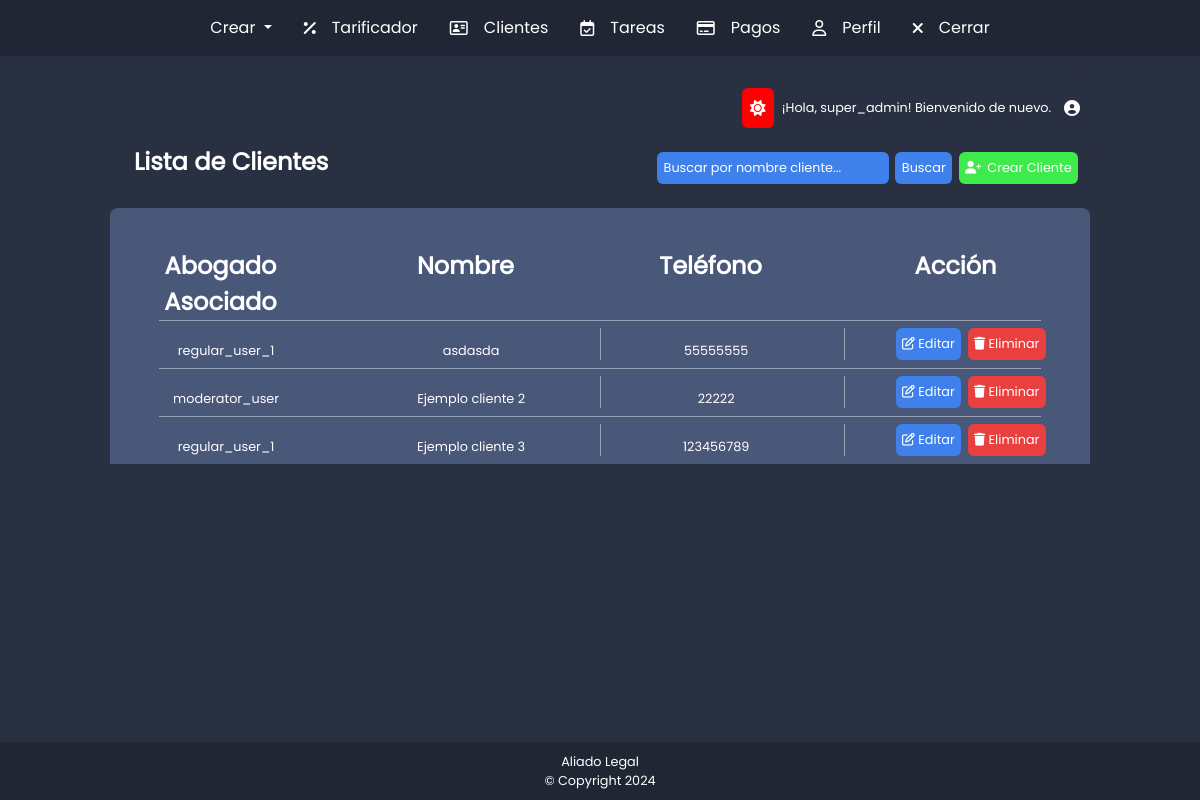
Page /clients/ (signed in) on the earlier database version.
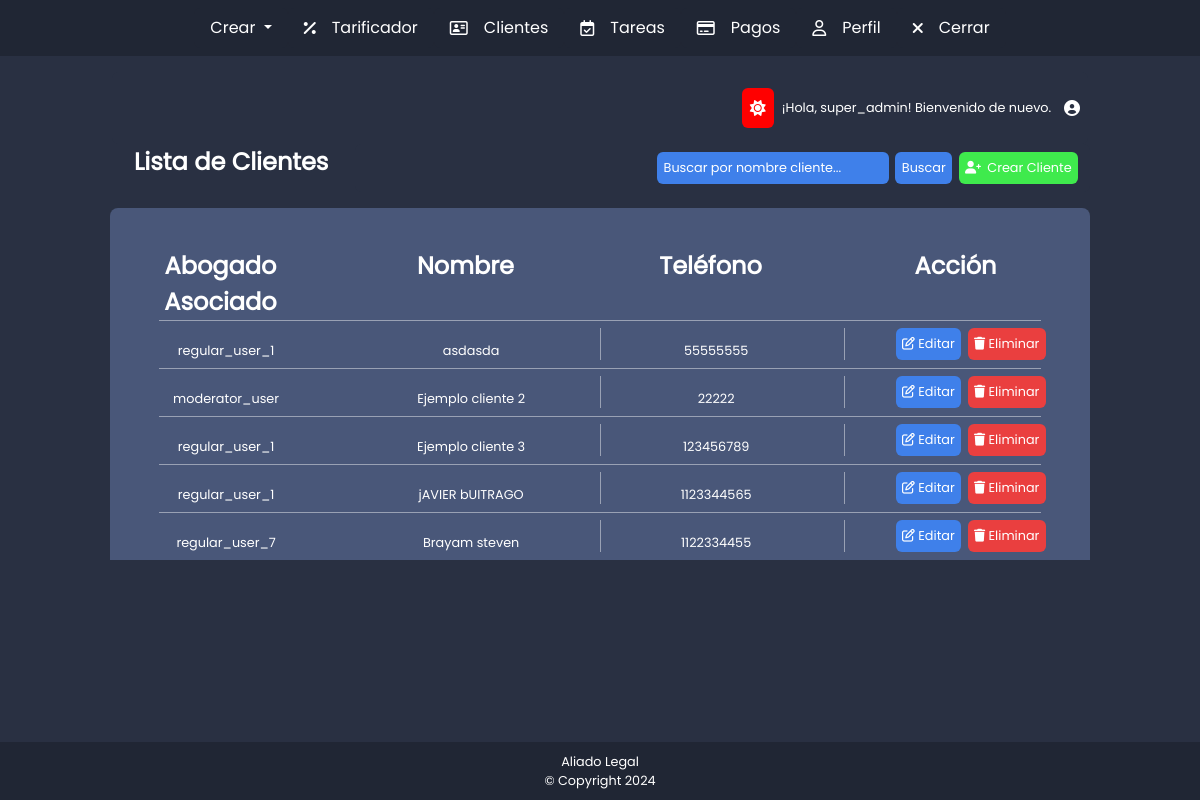
Same page on the later database version.
### clients/models.py (models this page shows, shortened)
class Cliente(models.Model):
    nombres = models.CharField(max_length=255)
    telefono = models.CharField(max_length=15)
    abogado = models.ForeignKey(User, related_name='clientes', on_delete=models.CASCADE)

### clients/views.py (the view)
# urls.py: path('', views.listar_clientes, name='list_clients'),
@login_required
def listar_clientes(request):
    if request.user.groups.filter(name='Moderador').exists():
        clientes = Cliente.objects.all()
    else:
        clientes = Cliente.objects.filter(abogado=request.user)
    form = ClienteSearchForm(request.GET)
    if form.is_valid():
        nombre = form.cleaned_data.get('nombre')
        if nombre:
            clientes = clientes.filter(nombres__icontains=nombre)
    return render(request, 'listar_clientes.html', {
        'clientes': clientes,
        'form': form
    })

### clients/forms.py
class ClienteSearchForm(forms.Form):
    nombre = forms.CharField(
        required=False,  # No es obligatorio que el campo esté lleno
        label='Buscar Cliente',
        widget=forms.TextInput(attrs={'placeholder': 'Buscar por nombre cliente...', 'class': 'inputselecNombreNumero'})
    )

### tariffing/context_processor.py (called while the page is built)
def is_moderator(request):
    if request.user.is_authenticated:
        return {'is_moderator': request.user.groups.filter(name='Moderador').exists()}
    return {'is_moderator': False}

### clients/templates/listar_clientes.html (shortened to what this page needs)
{% extends 'base.html' %}
{% load static %}
{% block content %}
    <link rel="stylesheet" href="{% static 'listarclientes2.css' %}">
    <div class="container-fluid divbody">
        <div class="row">
            <div class="col-1 pruebat1"></div>
            <div class="col-10">
                <div class="row">
                    <div class="col-3 divTituloTabla">
                        <p class="tituloClientes">Lista de Clientes</p>
                    </div>
                    <div class="col-9 pruebat2">
                        <form action="" class="formFiltrarNombreNumero">
                            {{ form.nombre }}
                            <button type="submit" class="botonEnviarFormularioFiltrar">Buscar</button>
                        </form>
                        <a href="{% url 'clients:create_client' %}">
                            <button class="botonCrearCliente">
                                <i class="fa-solid fa-user-plus"></i>
                                Crear Cliente
                            </button>
                        </a>
                    </div>
                </div>
            </div>
            <div class="col-1 pruebat3"></div>
        </div>
    {% if is_moderator %}
        <div class="row mt-3">
            <div class="col-1 pruebat1"></div>
            <div class="col-10">
                <div class="row tablaTitulosClientes">
                    <div class="col-3 divtitulosTablasClientes">
                        <p class="titulosTabla">Abogado Asociado</p>
                    </div>
                    <div class="col-3 divtitulosTablasClientes">
                        <p class="titulosTabla">Nombre</p>
                    </div>
                    <div class="col-3 divtitulosTablasClientes">
                        <p class="titulosTabla">Teléfono</p>
                    </div>
                    <div class="col-3 divtitulosTablasClientes">
                        <p class="titulosTabla">Acción</p>
                    </div>
                </div>
            </div>
            <div class="col-1 pruebat3"></div>
        </div>
        {% for cliente in clientes %}
        <div class="row">
                <div class="col-1 pruebat1"></div>
                <div class="col-10">
                    <div class="row tablaDatosClientes">
                        <div class="col-3 divdatosClientes">
                            <p class="datosCliente">{{ cliente.abogado.username }}</p>
                        </div>
                        <div class="col-3 divdatosClientes">
                            <p class="datosCliente">{{ cliente.nombres }}</p>
                        </div>
                        <div class="col-3 divdatosClientesT">
                            <p class="datosCliente">{{ cliente.telefono }}</p>
                        </div>
                        <div class="col-3 divtitulosTablasClientes">
                            <a href="{% url 'clients:update_client' cliente.id %}">
                                <button class="botonEditar">
                                    <i class="fa-regular fa-pen-to-square"></i>
                                    Editar
                                </button>
                            </a>
                            <a href="{% url 'clients:erase_client' cliente.id %}">
                                <button class="botonEliminar">
                                    <i class="fa-solid fa-trash"></i>
                                    Eliminar
                                </button>
                            </a>
                        </div>
                    </div>
                </div>
                <div class="col-1 pruebat3"></div>
            </div>
        {% endfor %}
    {% endif %}
{% endblock %}

Differences in the rows shown:
added Cliente: abogado.username "regular_user_1", nombres "jAVIER bUITRAGO", telefono "1123344565"
added Cliente: abogado.username "regular_user_7", nombres "Brayam steven", telefono "1122334455"
